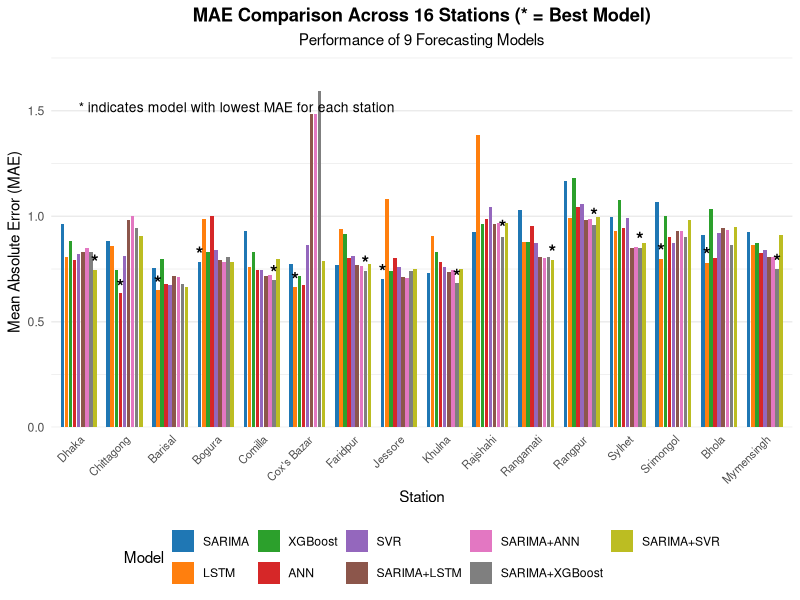
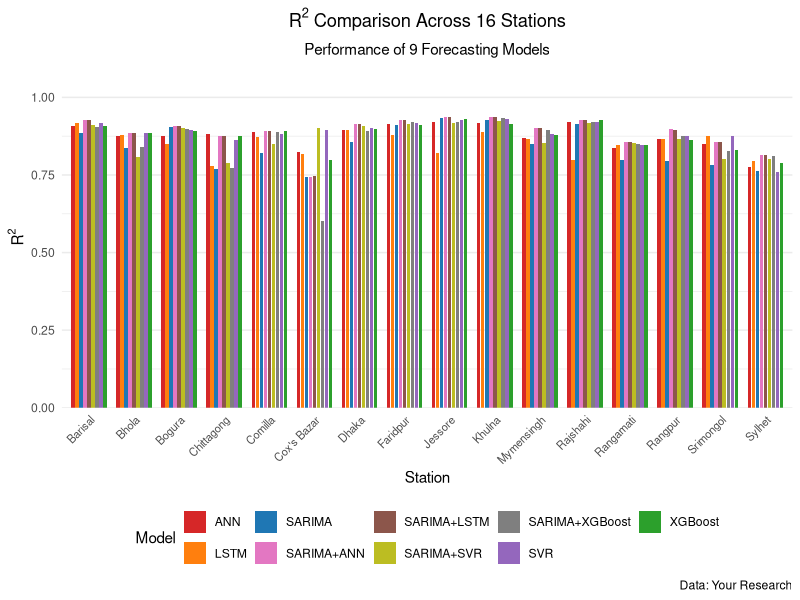
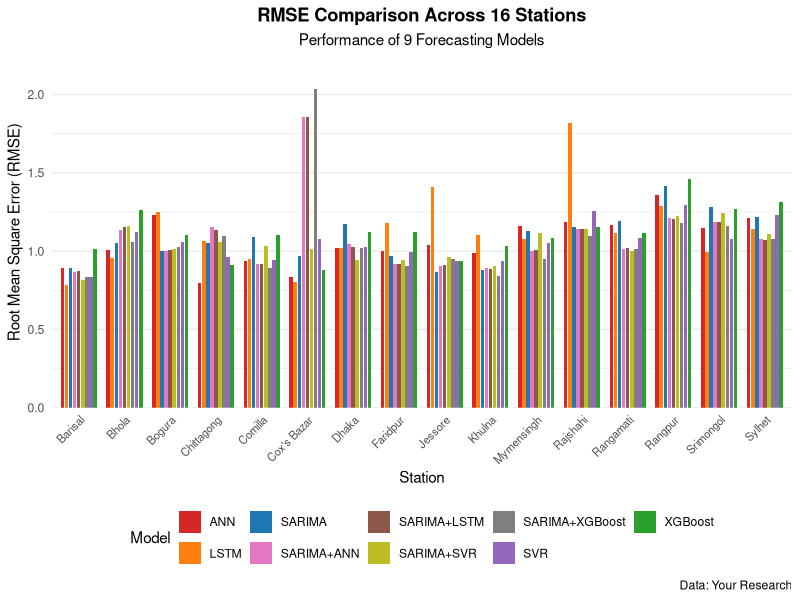
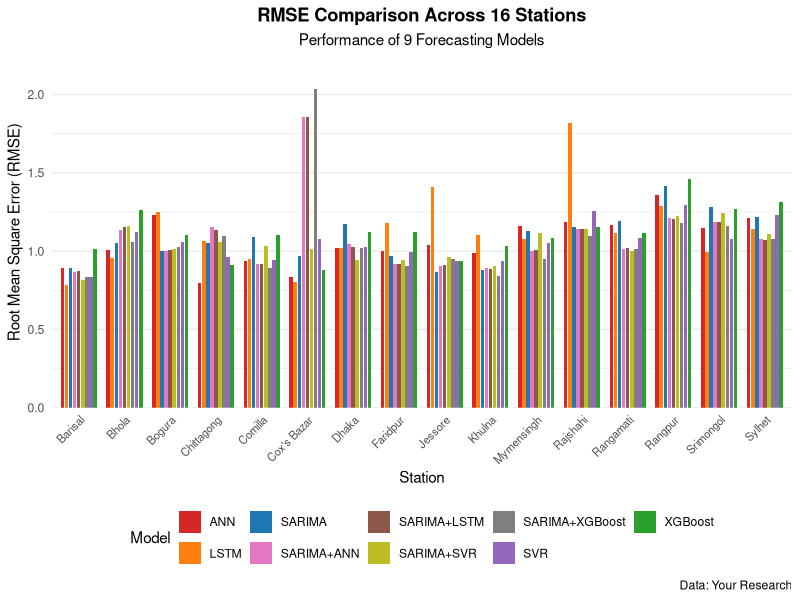

Here is the R script that generated these plots, in order:
library(ggplot2)
library(dplyr)

# Prepare the data
metrics_data <- data.frame(
  Station = rep(c("Dhaka", "Chittagong", "Barisal", "Bogura", "Comilla", 
                  "Cox's Bazar", "Faridpur", "Jessore", "Khulna", "Rajshahi",
                  "Rangamati", "Rangpur", "Sylhet", "Srimongol", "Bhola", 
                  "Mymensingh"), each = 9),
  Model = rep(c("SARIMA", "LSTM", "XGBoost", "ANN", "SVR", "SARIMA+LSTM", 
                "SARIMA+ANN", "SARIMA+XGBoost", "SARIMA+SVR"), 16),
  MAE = c( # your values
    0.9616, 0.8071, 0.8818, 0.7906, 0.8210, 0.8320, 0.8510, 0.8323, 0.7457,
    0.8814, 0.8594, 0.7431, 0.6360, 0.8109, 0.9816, 1.0012, 0.9433, 0.9044,
    0.7540, 0.6510, 0.7957, 0.6812, 0.6757, 0.7168, 0.7106, 0.6794, 0.6633,
    0.7817, 0.9881, 0.8328, 1.0036, 0.8411, 0.7914, 0.7823, 0.8076, 0.7848,
    0.9295, 0.7599, 0.8328, 0.7456, 0.7470, 0.7187, 0.7217, 0.6988, 0.7964,
    0.7729, 0.6668, 0.7180, 0.6757, 0.8637, 1.4846, 1.4868, 1.5957, 0.7864,
    0.7675, 0.9398, 0.9143, 0.8027, 0.8119, 0.7690, 0.7657, 0.7412, 0.7762,
    0.7036, 1.0839, 0.7384, 0.8037, 0.7584, 0.7105, 0.7081, 0.7401, 0.7523,
    0.7324, 0.9081, 0.8292, 0.7850, 0.7604, 0.7366, 0.7444, 0.6820, 0.7481,
    0.9251, 1.3846, 0.9633, 0.9883, 1.0441, 0.9626, 0.9690, 0.9027, 0.9692,
    1.0290, 0.8795, 0.8795, 0.9544, 0.8723, 0.8092, 0.8017, 0.8077, 0.7916,
    1.1648, 0.9926, 1.1819, 1.0435, 1.0595, 0.9841, 0.9865, 0.9574, 0.9949,
    0.9948, 0.9310, 1.0751, 0.9465, 0.9913, 0.8504, 0.8539, 0.8482, 0.8740,
    1.0672, 0.7972, 1.0034, 0.9025, 0.8712, 0.9299, 0.9304, 0.9033, 0.9842,
    0.9102, 0.7796, 1.0354, 0.8004, 0.9222, 0.9436, 0.9329, 0.8641, 0.9491,
    0.9254, 0.8628, 0.8732, 0.8247, 0.8396, 0.8087, 0.8056, 0.7499, 0.9135
  )
)

# Model order and factors
model_levels <- c("SARIMA", "LSTM", "XGBoost", "ANN", "SVR", 
                  "SARIMA+LSTM", "SARIMA+ANN", "SARIMA+XGBoost", "SARIMA+SVR")
metrics_data$Model <- factor(metrics_data$Model, levels = model_levels)

# Positions
station_levels <- unique(metrics_data$Station)
metrics_data$StationNum <- as.numeric(factor(metrics_data$Station, levels = station_levels))
metrics_data$ModelNum <- as.numeric(metrics_data$Model)
n_models <- length(model_levels)
model_offsets <- setNames((seq_len(n_models) - (n_models + 1) / 2) * (0.8 / n_models), model_levels)
metrics_data$x_pos <- metrics_data$StationNum + model_offsets[as.character(metrics_data$Model)]

# Identify best models
lowest <- metrics_data %>%
  group_by(Station) %>%
  slice_min(MAE, n = 1, with_ties = FALSE) %>%
  ungroup() %>%
  mutate(y_pos = MAE * 1.05)

# Model colors
model_colors <- c(
  "SARIMA" = "#1f77b4", "LSTM" = "#ff7f0e", "XGBoost" = "#2ca02c",
  "ANN" = "#d62728", "SVR" = "#9467bd", "SARIMA+LSTM" = "#8c564b",
  "SARIMA+ANN" = "#e377c2", "SARIMA+XGBoost" = "#7f7f7f", "SARIMA+SVR" = "#bcbd22"
)

# Plot
ggplot(metrics_data, aes(x = Station, y = MAE, fill = Model)) +
  geom_bar(stat = "identity", position = position_dodge(width = 0.8), width = 0.7) +
  geom_text(data = lowest, aes(x = x_pos, y = y_pos, label = "*"), 
            color = "black", fontface = "bold", size = 5, inherit.aes = FALSE) +
  scale_fill_manual(values = model_colors) +
  scale_x_discrete(limits = station_levels) +
  labs(
    title = "MAE Comparison Across 16 Stations (* = Best Model)",
    subtitle = "Performance of 9 Forecasting Models",
    x = "Station",
    y = "Mean Absolute Error (MAE)"
  ) +
  theme_minimal() +
  theme(
    axis.text.x = element_text(angle = 45, hjust = 1, size = 8),
    legend.position = "bottom",
    plot.title = element_text(hjust = 0.5, face = "bold"),
    plot.subtitle = element_text(hjust = 0.5),
    panel.grid.major.x = element_blank()
  ) +
  scale_y_continuous(expand = expansion(mult = c(0, 0.1))) +
  annotate("text", x = 1, y = max(metrics_data$MAE) * 0.95,
           label = "* indicates model with lowest MAE for each station",
           hjust = 0, color = "black", size = 3.5)

###########################################################R2 value 
library(ggplot2)
library(dplyr)

# Create dataframe with R² values
r2_data <- data.frame(
  Station = rep(c("Dhaka", "Chittagong", "Barisal", "Bogura", "Comilla", 
                  "Cox's Bazar", "Faridpur", "Jessore", "Khulna", "Rajshahi",
                  "Rangamati", "Rangpur", "Sylhet", "Srimongol", "Bhola", 
                  "Mymensingh"), each = 9),
  Model = rep(c("SARIMA", "LSTM", "XGBoost", "ANN", "SVR", "SARIMA+LSTM", 
                "SARIMA+ANN", "SARIMA+XGBoost", "SARIMA+SVR"), 16),
  R2 = c(
    # Dhaka
    0.8569, 0.8934, 0.8977, 0.8953, 0.9014, 0.9141, 0.9139, 0.8910, 0.9067,
    # Chittagong
    0.7707, 0.7774, 0.8751, 0.8828, 0.8635, 0.8760, 0.8759, 0.7721, 0.7881,
    # Barisal
    0.8857, 0.9171, 0.9065, 0.9084, 0.9189, 0.9280, 0.9264, 0.9057, 0.9102,
    # Bogura
    0.9035, 0.8490, 0.8911, 0.8741, 0.8937, 0.9073, 0.9078, 0.8989, 0.9007,
    # Comilla
    0.8219, 0.8733, 0.8911, 0.8887, 0.8833, 0.8927, 0.8927, 0.8882, 0.8509,
    # Cox's Bazar
    0.7427, 0.8184, 0.7968, 0.8224, 0.8953, 0.7453, 0.7449, 0.6002, 0.9004,
    # Faridpur
    0.9102, 0.8794, 0.9099, 0.9144, 0.9181, 0.9268, 0.9267, 0.9219, 0.9151,
    # Jessore
    0.9340, 0.8210, 0.9291, 0.9195, 0.9273, 0.9352, 0.9358, 0.9209, 0.9189,
    # Khulna
    0.9279, 0.8870, 0.9157, 0.9177, 0.9298, 0.9374, 0.9376, 0.9340, 0.9242,
    # Rajshahi
    0.9135, 0.7974, 0.9273, 0.9218, 0.9205, 0.9278, 0.9279, 0.9222, 0.9161,
    # Rangamati
    0.7991, 0.8469, 0.8469, 0.8359, 0.8455, 0.8560, 0.8571, 0.8499, 0.8539,
    # Rangpur
    0.7963, 0.8644, 0.8621, 0.8658, 0.8740, 0.8947, 0.8966, 0.8744, 0.8644,
    # Sylhet
    0.7637, 0.7958, 0.7880, 0.7752, 0.7604, 0.8146, 0.8147, 0.8115, 0.8013,
    # Srimongol
    0.7805, 0.8762, 0.8315, 0.8485, 0.8750, 0.8552, 0.8556, 0.8257, 0.8004,
    # Bhola
    0.8382, 0.8774, 0.8858, 0.8760, 0.8867, 0.8866, 0.8857, 0.8385, 0.8064,
    # Mymensingh
    0.8500, 0.8674, 0.8795, 0.8700, 0.8808, 0.9015, 0.9023, 0.8947, 0.8545
  )
)

# Define color palette
model_colors <- c(
  "SARIMA" = "#1f77b4", "LSTM" = "#ff7f0e", "XGBoost" = "#2ca02c",
  "ANN" = "#d62728", "SVR" = "#9467bd", "SARIMA+LSTM" = "#8c564b",
  "SARIMA+ANN" = "#e377c2", "SARIMA+XGBoost" = "#7f7f7f", "SARIMA+SVR" = "#bcbd22"
)

# Create plot without asterisks
ggplot(r2_data, aes(x = Station, y = R2, fill = Model)) +
  geom_bar(stat = "identity", position = position_dodge(width = 0.8), width = 0.7) +
  scale_fill_manual(values = model_colors) +
  labs(
    title = expression(paste(R^2, " Comparison Across 16 Stations")),
    subtitle = "Performance of 9 Forecasting Models",
    x = "Station",
    y = expression(R^2),
    caption = "Data: Your Research"
  ) +
  theme_minimal() +
  theme(
    axis.text.x = element_text(angle = 45, hjust = 1, size = 8),
    legend.position = "bottom",
    plot.title = element_text(hjust = 0.5, face = "bold"),
    plot.subtitle = element_text(hjust = 0.5),
    panel.grid.major.x = element_blank()
  ) +
  scale_y_continuous(limits = c(0, 1), expand = expansion(mult = c(0, 0.1)))



###############################################
library(ggplot2)
library(dplyr)

# Create dataframe with RMSE values
rmse_data <- data.frame(
  Station = rep(c("Dhaka", "Chittagong", "Barisal", "Bogura", "Comilla", 
                  "Cox's Bazar", "Faridpur", "Jessore", "Khulna", "Rajshahi",
                  "Rangamati", "Rangpur", "Sylhet", "Srimongol", "Bhola", 
                  "Mymensingh"), each = 9),
  Model = rep(c("SARIMA", "LSTM", "XGBoost", "ANN", "SVR", "SARIMA+LSTM", 
                "SARIMA+ANN", "SARIMA+XGBoost", "SARIMA+SVR"), 16),
  RMSE = c(
    # Dhaka
    1.1749, 1.0201, 1.1203, 1.0217, 1.0247, 1.0258, 1.0456, 1.0221, 0.9458,
    # Chittagong
    1.0524, 1.0672, 0.9087, 0.7955, 0.9634, 1.1349, 1.1566, 1.0957, 1.0566,
    # Barisal
    0.8927, 0.7836, 1.0107, 0.8931, 0.8347, 0.8721, 0.8675, 0.8363, 0.8163,
    # Bogura
    1.0005, 1.2495, 1.1011, 1.2295, 1.0560, 1.0080, 1.0010, 1.0240, 1.0151,
    # Comilla
    1.0906, 0.9525, 1.1011, 0.9345, 0.9435, 0.9160, 0.9183, 0.8933, 1.0316,
    # Cox's Bazar
    0.9684, 0.8041, 0.8801, 0.8355, 1.08, 1.8547, 1.8542, 2.0369, 1.0165,
    # Faridpur
    0.9662, 1.1820, 1.1200, 0.9987, 0.9928, 0.9180, 0.9149, 0.9052, 0.9440,
    # Jessore
    0.8696, 1.4117, 0.9346, 1.0360, 0.9356, 0.9108, 0.9054, 0.9524, 0.9640,
    # Khulna
    0.8822, 1.1042, 1.0348, 0.9886, 0.9349, 0.8874, 0.8945, 0.8441, 0.9048,
    # Rajshahi
    1.1538, 1.8206, 1.1530, 1.1878, 1.2549, 1.1382, 1.1430, 1.0991, 1.1418,
    # Rangamati
    1.1922, 1.1146, 1.1146, 1.1698, 1.0844, 1.0218, 1.0142, 1.0153, 1.0016,
    # Rangpur
    1.4132, 1.2913, 1.4575, 1.3605, 1.2953, 1.2073, 1.2136, 1.1797, 1.2255,
    # Sylhet
    1.2155, 1.1429, 1.3151, 1.2140, 1.2291, 1.0716, 1.0767, 1.0782, 1.1069,
    # Srimongol
    1.2802, 0.9947, 1.2714, 1.1492, 1.0795, 1.1870, 1.1872, 1.1593, 1.2405,
    # Bhola
    1.0543, 0.9559, 1.2643, 1.0040, 1.1237, 1.1514, 1.1379, 1.0603, 1.1609,
    # Mymensingh
    1.1305, 1.0794, 1.0835, 1.1614, 1.0545, 1.0066, 1.0011, 0.9494, 1.1162
  )
)

# Define color palette
model_colors <- c(
  "SARIMA" = "#1f77b4", "LSTM" = "#ff7f0e", "XGBoost" = "#2ca02c",
  "ANN" = "#d62728", "SVR" = "#9467bd", "SARIMA+LSTM" = "#8c564b",
  "SARIMA+ANN" = "#e377c2", "SARIMA+XGBoost" = "#7f7f7f", "SARIMA+SVR" = "#bcbd22"
)

# Create plot without asterisks
ggplot(rmse_data, aes(x = Station, y = RMSE, fill = Model)) +
  geom_bar(stat = "identity", position = position_dodge(width = 0.8), width = 0.7) +
  scale_fill_manual(values = model_colors) +
  labs(
    title = "RMSE Comparison Across 16 Stations",
    subtitle = "Performance of 9 Forecasting Models",
    x = "Station",
    y = "Root Mean Square Error (RMSE)",
    caption = "Data: Your Research"
  ) +
  theme_minimal() +
  theme(
    axis.text.x = element_text(angle = 45, hjust = 1, size = 8),
    legend.position = "bottom",
    plot.title = element_text(hjust = 0.5, face = "bold"),
    plot.subtitle = element_text(hjust = 0.5),
    panel.grid.major.x = element_blank()
  ) +
  scale_y_continuous(expand = expansion(mult = c(0, 0.1)))

# Save the plot
ggsave("RMSE_Comparison_No_Markers.png", width = 12, height = 6, dpi = 300)
